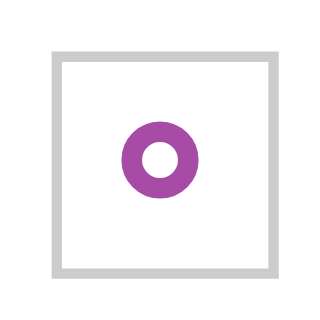

Vega-Lite specification stored for this chart:
### Vega specification from a JSON file in a GitHub repository (floating-point values rounded to 4 significant figures)
{"$schema": "https://vega.github.io/schema/vega/v3.0.json", "autosize": "pad", "padding": 5, "style": "cell", "data": [{"name": "source_0", "values": [{"a": 2}]}], "signals": [{"name": "width", "update": "21"}, {"name": "height", "update": "21"}], "marks": [{"name": "marks", "type": "symbol", "role": "point", "style": ["point"], "from": {"data": "source_0"}, "encode": {"update": {"x": {"signal": "width", "mult": 0.5}, "y": {"signal": "height", "mult": 0.5}, "stroke": {"value": "purple"}, "fill": {"value": "transparent"}, "opacity": {"value": 0.7}}}}], "config": {"axis": {"domainColor": "#888", "tickColor": "#888"}, "axisY": {"minExtent": 30}, "style": {"cell": {"fill": "transparent", "stroke": "#ccc"}}}}
